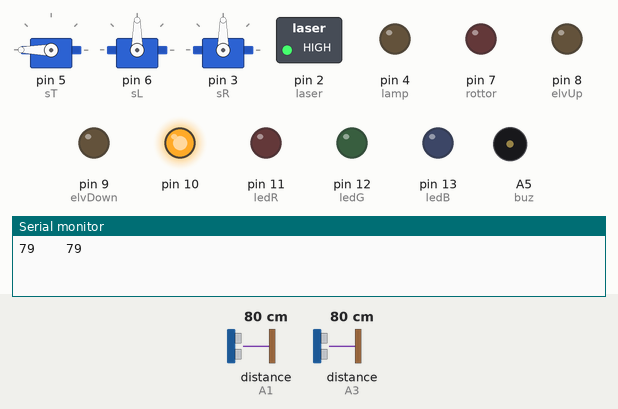
This sketch was run on a simulated Arduino Uno, built with avr-gcc and run on an emulated ATmega328P. On the bench: 3 × servo, switched loads named in the sketch (green lamp = pin HIGH), output pins drawn as LEDs (lit = HIGH), buzzer (waves = sounding), the last lines printed to the serial monitor. Wiring (inferred from the names in the program): 2 × ultrasonic range finder: trigger A0, echo A1 / trigger A2, echo A3. The test bench sets the inputs (shaded band); at power-on: distance to the obstacle (sensors on A1, A3) 80 cm. The echo pulse lasts 58.3 µs per cm; pins used as bus, display or sensor lines are not drawn.

Above: at 0.35 s.
At 10.3 s:
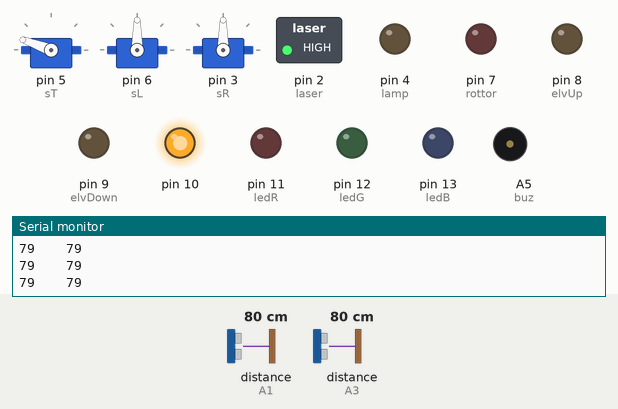
At 20.0 s:
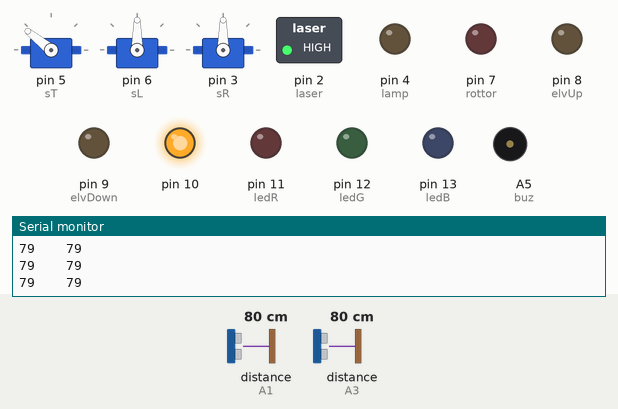
At 29.7 s:
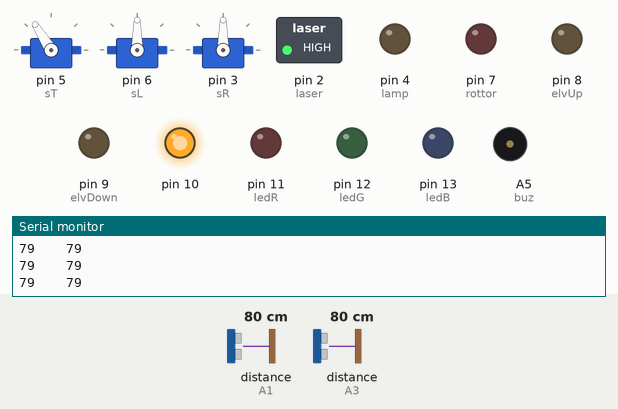
At 39.4 s:
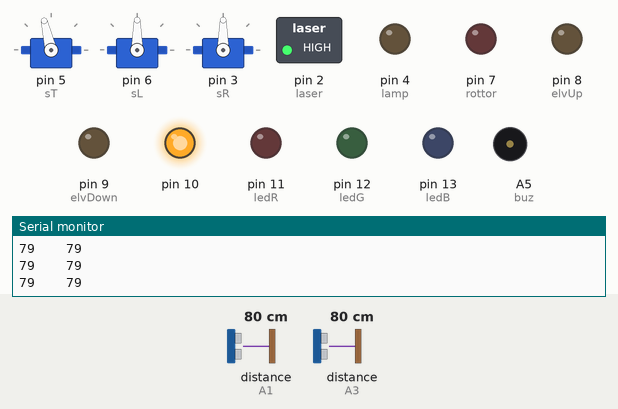
Timing chart, 0 to 40.0 s (numbered marks = the images above):
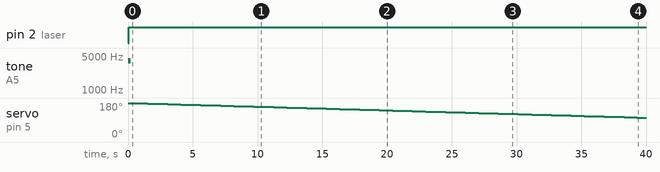

Measured:
- by itself, pin 2 (laser): LOW → HIGH at 0.05 s
- by itself, tone on A5 (buz): silent → 4000 Hz at 0.00 s, → silent 0.20 s later
- by itself, servo on pin 5 (sT): moves from 180° to 102° over 39.3 s

The sketch:

All_Testing.ino
```cpp
#include <Servo.h>
#include <SoftwareSerial.h>

Servo sT;Servo sR;Servo sL;
#define trigPin1 A0
#define echoPin1 A1
#define trigPin2 A2
#define echoPin2 A3

#define laser 2
#define lamp 4
#define buz A5

#define elvUp 8
#define elvDown 9
#define rottor 7

#define ledR 11
#define ledG 12
#define ledB 13

char c;

long duration,distance,FIRSTSensor,SECONDSensor;
int timeGap = 15, ang;

void setup() {
  pinMode(10,OUTPUT);
  digitalWrite(10,HIGH);

  Serial.begin(9600);
  //HC06.begin(9600);
  sT.attach(5);
  sL.attach(6);
  sR.attach(3);

  pinMode(lamp,OUTPUT);
  pinMode(buz,OUTPUT);
  pinMode(elvUp,OUTPUT);
	pinMode(elvDown,OUTPUT);
  pinMode(rottor,OUTPUT);

  pinMode(trigPin1,OUTPUT);
  pinMode(trigPin2,OUTPUT);
  pinMode(echoPin1,INPUT);
  pinMode(echoPin2,INPUT);
  pinMode(laser,OUTPUT);

  pinMode(ledR,OUTPUT);
  pinMode(ledG,OUTPUT);
  pinMode(ledB,OUTPUT);

  digitalWrite(elvUp, LOW);
  digitalWrite(rottor, LOW);
  digitalWrite(2,HIGH);
  tone(buz, 4000, 200);
}

void loop(){/*

  if(Serial.available()){
    c= Serial.read();
  }

  if(c=='1'){
    LED('R');
  }
  else if(c=='2'){
    LED('G');
  }
else if(c=='3'){
    LED('B');
  }

Scaner();
    digitalWrite(lamp, HIGH);
  digitalWrite(rottor, LOW);
  delay(2000);
  digitalWrite(lamp, LOW);
  digitalWrite(rottor, HIGH);
delay(2000);

  Elevetor(1);
  delay(5000);
  Elevetor(0);
  delay(5000);
      if(Serial.available()){
    c= Serial.read();
  }

  if(c=='1'){
    Elevetor(1);
    delay(500);
    Elevetor(0);
  }
  else if(c=='2'){
    Elevetor(2);
    delay(500);
    Elevetor(0);
  }
else if(c=='3'){
    Elevetor(0);
  }
  digitalWrite(elvUp,HIGH);
  digitalWrite(elvDown,HIGH);
  delay(2000);

  digitalWrite(elvDown,LOW);
  digitalWrite(elvUp,LOW);
  delay(2000);
  c='a';*/

    for(int i=180;i>0;i--){
        sT.write(i);

        SonarSensor(trigPin1, echoPin1);
        FIRSTSensor = distance;

        SonarSensor(trigPin2, echoPin2);
        SECONDSensor = distance;

       // Serial.print("1\t");
        Serial.print(FIRSTSensor);

        Serial.print("\t\t");
        Serial.println(FIRSTSensor);

        delay(500);
    }

}

void LED(char x){
  digitalWrite(ledR,LOW);
  digitalWrite(ledG,LOW);
  digitalWrite(ledB,LOW);

  if(x=='R'){
    digitalWrite(ledR,HIGH);
  }
  else if(x=='G'){
    digitalWrite(ledG,HIGH);
  }
  else if(x=='B'){
    digitalWrite(ledB,HIGH);
  }
}
void Scaner() {

  sT.write(0);

  for(int a=1; a<5; a++){
    ang = 90-(15*a);
    sL.write(ang);
    sR.write(ang);

    for(int i=0;i<180;i++){
        sT.write(i);

        SonarSensor(trigPin1, echoPin1);
        FIRSTSensor = distance;

        SonarSensor(trigPin2, echoPin2);
        SECONDSensor = distance;

        //Serial.print("1\t");
        Serial.print(FIRSTSensor);

        Serial.print("\t\t");
        Serial.println(SECONDSensor);

        delay(timeGap);

    }
    a++;
    ang = 90-(15*a);
    sL.write(ang);
    sR.write(ang);

    for(int i=180;i>0;i--){
        sT.write(i);

        SonarSensor(echoPin1 , trigPin1);
        FIRSTSensor = distance;

        SonarSensor(trigPin2, echoPin2);
        SECONDSensor = distance;

       // Serial.print("1\t");
        Serial.print(FIRSTSensor);

        Serial.print("\t\t");
        Serial.println(FIRSTSensor);

        delay(timeGap);
    }
  }

}
void Rotor(int x){
  if(x==1){
    digitalWrite(rottor, LOW);
  }else{
    digitalWrite(rottor, HIGH);
  }
}

void Elevetor(int x){

  if(x==1){
    digitalWrite(elvUp, LOW);
    digitalWrite(elvDown, LOW);
  }else if(x==2){
    digitalWrite(elvUp, HIGH);
    digitalWrite(elvDown, HIGH);
  }else{
    digitalWrite(elvDown, LOW);
    digitalWrite(elvUp, HIGH);
  }
}

void SonarSensor(int trigPin,int echoPin)
{

  digitalWrite(laser, LOW);
  digitalWrite(trigPin, LOW);
  delayMicroseconds(2);
  digitalWrite(trigPin, HIGH);
  delayMicroseconds(10);
  digitalWrite(trigPin, LOW);
  duration = pulseIn(echoPin, HIGH);
  distance = (duration/2) / 29.1;
  digitalWrite(laser, HIGH);
}
```
